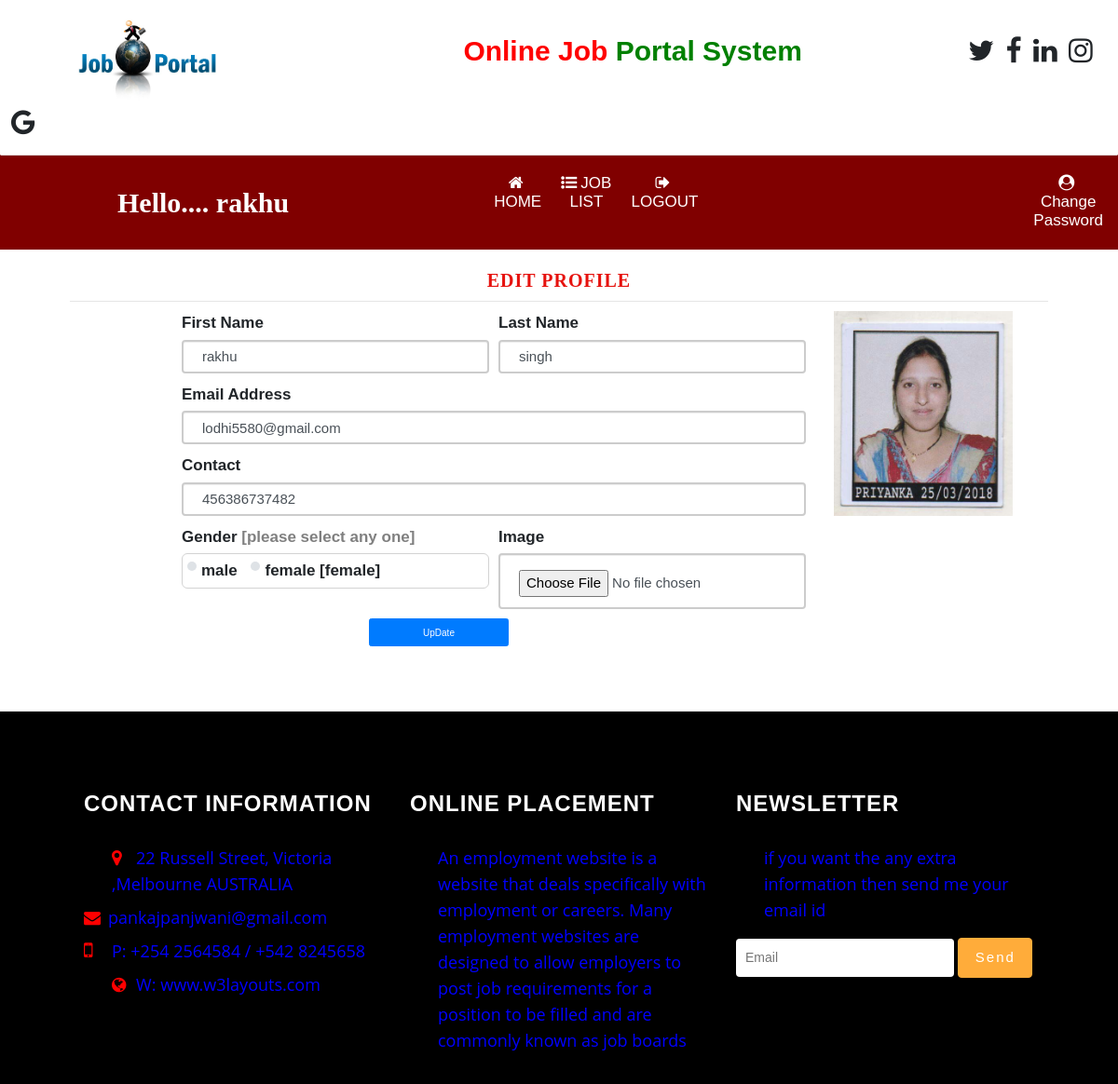
Page /useredit_profile/ (signed in) on the committed database.
### jobportal/models.py (models this page shows, shortened)
class SignupUser(models.Model):
    user = models.ForeignKey(User,on_delete=models.CASCADE,null=True)
    mobile = models.IntegerField(null=True)
    image = models.FileField(null=True)
    gender= models.CharField(max_length=100,null=True)
    type=models.CharField(max_length=100,null=True)

### jobportal/views.py (the view, shortened to what this page needs)
# urls.py: path('useredit_profile/', UserEdit_profile, name="useredit_profile"),
def UserEdit_profile(request):
    if not request.user.is_authenticated:
        return redirect('login_user')
    error = False
    user=User.objects.get(id=request.user.id)
    pro = SignupUser.objects.get(user=user)
    d = {'error':error,'pro':pro}
    return render(request, 'useredit_profile.html',d)

### jobportal/templates/useredit_profile.html (shortened to what this page needs)
{% extends 'user_nav.html' %}
{% block body %}
{% load static %}
<div class="container">
    <h2 style="font-weight:bold;font-family : 'Monotype Corsiva' ; color : #E6120E ;margin-top:2%" align="center">Edit Profile</h2><hr>
<div class="container-fluid" style="margin-left:10%">
    <div class="row">
        <div class="col-md-8">
            <form method="post" action="" enctype="multipart/form-data">
    <div class="form-row">
    <div class="form-group col-md-6">
      <label for="inputEmail4">First Name</label>
      <input type="text" class="form-control" value="{{pro.user.username}}" name="uname" id="inputEmail4">
    </div>
    <div class="form-group col-md-6">
      <label for="inputPassword4">Last Name</label>
      <input type="text" class="form-control" name="lname" value="{{pro.user.last_name}}" id="inputPassword4">
    </div>
  </div>
    <div class="form-row">
    <div class="form-group col-md-12">
      <label for="inputEmail4">Email Address</label>
      <input type="email" class="form-control" name="email" value="{{pro.user.email}}" id="inputEmail4" >
    </div>
  </div>
 <div class="form-row">
    <div class="form-group col-md-12">
    <label for="exampleInputPassword1">Contact</label>
    <input type="text" class="form-control" id="exampleInputPassword1" value="{{pro.mobile}}" name="mobile">
  </div>
        </div>
<div class="form-row">
    <div class="form-group col-md-6" >
        <label for="inputEmail4">Gender <span style="color:grey"> [please select any one]</span></label><br>
        <div style="border:1px solid lightgrey;padding:5px;border-radius:6px">
      <div class="custom-control custom-radio custom-control-inline">
  <label class="custom-control-label" for="customRadioInline1">male</label>
</div>
<div class="custom-control custom-radio custom-control-inline">
  <label class="custom-control-label" for="customRadioInline2">female [{{pro.gender}}]</label>
</div>  </div>  </div>
    <div class="form-group col-md-6">
    <label for="exampleInputPassword1">Image</label>
    <input type="file" class="form-control" id="exampleInputPassword1" name="image">
  </div>
        </div>
  <button type="submit" class="btn btn-primary" style="margin-bottom:5%;width:150px;height:30px;margin-left:30%">UpDate</button>
</form>
        </div>
        <div class="col-md-4">
            <img src="{{pro.image.url}}" style="width:60%">
        </div>
    </div>
</div>
</div>
{% endblock %}

### jobportal/templates/user_nav.html (shortened to what this page needs)
<!DOCTYPE html>
<html lang="en">
<head>
    {% load static %}
    <link href="{% static 'css/font-awesome.min.css' %}" rel="stylesheet' %}" type="text/css" media="all" />
<link href="{% static 'css/bootstrap.min.css' %}" rel="stylesheet" type="text/css" media="all" />
<link href="{% static 'css/style.css' %}" rel="stylesheet" type="text/css" media="all" />
<link rel="stylesheet" href="{% static 'css/flexslider.css' %}" type="text/css" media="screen" property="" />
<link rel="stylesheet" href="https://cdnjs.cloudflare.com/ajax/libs/font-awesome/4.7.0/css/font-awesome.min.css">
     <link rel="stylesheet" href="https://maxcdn.bootstrapcdn.com/bootstrap/4.0.0/css/bootstrap.min.css">
  <link rel = stylesheet href = "//cdn.datatables.net/1.10.19/css/jquery.dataTables.min.css">
</head>
</head>
<body>
<div class="container-fluid" style="padding:1%;">
    <img src="{% static 'images/job1.png' %}" style="width:180px;margin-right:250px;margin-left:4%"><span style="padding:0px;font-weight:bold;font-size:30px">
    <span style="color:red;">Online Job</span>
     <span style="color:green">Portal System</span></h4>
    <span style="margin-left:170px"><i class="fa fa-twitter" style="margin-right:4px"></i></span>
    <span><i class="fa fa-facebook" style="margin-right:4px;"></i></span>
    <span><i class="fa fa-linkedin" style="margin-right:4px"></i></span>
    <span><i class="fa fa-instagram" style="margin-right:4px"></i></span>
    <span><i class="fa fa-google" style="margin-right:4px"></i></span>
</div>
<nav class="navbar navbar-expand-sm" style="background-color:maroon">
  <a class="navbar-brand" href="#" style="color:white;font-family:'Monotype Corsiva';font-size:30px;font-weight:bold;margin-left:100px;margin-right:0">
 Hello.... {{request.user.username}}</a>
  <ul class="navbar-nav">
    <li class="nav-item">
      <a class="nav-link" href="{% url 'user_home'  %}" style="color:white;margin-left:200px">
      <i class="fa fa-home" style="margin-right:4px"></i>HOME</a>
    </li>
  <li class="nav-item">
      <a class="nav-link" href="{% url 'userlatest_job'  %}" style="color:white;margin-left:10px">
      <i class="fa fa-list-ul" style="margin-right:4px"></i>JOB LIST </a>
    </li>
 <li class="nav-item">
      <a class="nav-link" href="{% url 'logout_user' %}" style="color:white;margin-left:10px">
      <i class="fa fa-sign-out" style="margin-right:4px"></i>LOGOUT</a>
    </li>
<li class="nav-item">
      <a class="nav-link" href="{% url 'change_password' %}" style="color:white;margin-left:350px">
      <i class="fa fa-user-circle" style="margin-right:4px"></i>Change Password</a>
    </li>
    </ul>
</nav>
{% block body %}
{% endblock %}
	<div class="footer-agile-info" style="background-color:black;width:100%;height:400px">
		<div class="container">
			<div class="col-md-4 w3layouts-footer">
				<h3>Contact Information</h3>
					<p style="color:blue;font-size:18px;margin-left:30px"><span style="color:red"><i class="fa fa-map-marker" aria-hidden="true"></i></span>22 Russell Street, Victoria ,Melbourne AUSTRALIA </p>
					<p style="color:blue;font-size:18px"><span style="color:red"><i class="fa fa-envelope" aria-hidden="true"></i></span>pankajpanjwani@gmail.com</a> </p>
					<p style="color:blue;font-size:18px"><span style="color:red;width:20px"><i class="fa fa-mobile" aria-hidden="true"></i></span>P: +254 2564584 / +542 8245658 </p>
					<p style="color:blue;font-size:18px;margin-left:30px"><span style="color:red"><i class="fa fa-globe" aria-hidden="true"></i></span>W: www.w3layouts.com</a></p>
			</div>
			<div class="col-md-4 wthree-footer">
				<h3>Online Placement</h3>
				<p style="color:blue;font-size:18px;margin-left:30px">An employment website is a website that deals specifically with employment or careers. Many employment websites are designed to allow employers to post job requirements for a position to be filled and are commonly known as job boards</p>
			</div>
			<div class="col-md-4 w3-agile">
				<h3>Newsletter</h3>
				<p style="color:blue;font-size:18px;margin-left:30px">if you want the any extra information then send me your email id</p>
				<form action="#" method="post">
					<input type="email" name="Email" placeholder="Email" required="">
					<input type="submit" value="Send">
				</form>
			</div>
		</div>
	</div>
</body>
</html>

### jobportal/static/css/style.css (style rules this page uses)
body { padding:0; margin:0; background:#fff; font-family: 'Roboto Condensed', sans-serif; }
a { text-decoration:none; }
body a { transition:0.5s all; -webkit-transition:0.5s all; -moz-transition:0.5s all; -o-transition:0.5s all; -ms-transition:0.5s all; font-weight:400; }
input[type="button"],input[type="submit"] { transition:0.5s all; -webkit-transition:0.5s all; -moz-transition:0.5s all; -o-transition:0.5s all; -ms-transition:0.5s all; }
h1,h2,h3,h4,h5,h6 { margin:0; font-weight:400; transition:0.5s all; -webkit-transition:0.5s all; -moz-transition:0.5s all; -o-transition:0.5s all; -ms-transition:0.5s all; }
p { margin:0; font-family: 'Open Sans', sans-serif; }
ul { margin:0; padding:0; }
label { margin:0; }
.navbar { margin-bottom: 0; }
.navbar-nav { float: none; text-align: center; }
.navbar-nav>li { display: inline-block; float: none; }
.navbar { border-radius: 0px; -webkit-border-radius: 0px; -moz-border-radius: 0px; -ms-border-radius: 0px; -o-border-radius: 0px; border-top: 1px solid #e1e1e1; }
.footer-agile-info { padding: 5em 0; background: #212121; }
.footer-agile-info h3,h2 { font-size: 24px; color: #fff; text-transform: uppercase; font-weight: 600; letter-spacing: 1px; margin-bottom: 30px; }
.footer-agile-info p { font-size: 14px; color: #bebebe; line-height: 28px; margin: 8px 0; }
.w3-agile input[type="email"] { outline: none; padding: 10px; width: 73%; background: #fff; border: none; font-size: 14px; color: #212121; }
.w3-agile input[type="submit"] { outline: none; padding: 9px 0; width: 25%; background: #FFAC3A; border: none; font-size: 15px; letter-spacing: 2px; color: #fff; border: 1px solid #FFAC3A; }
.footer-agile-info span { display: inline-block; margin-right: 10px; color: #fff; width: 16px; text-align: left; }
.footer-agile-info i.fa.fa-globe { font-size: 18px; }
.footer-agile-info i.fa.fa-mobile { font-size: 22px; }
.footer-agile-info i.fa.fa-map-marker { font-size: 19px; }

### jobportal/templates/user_nav.html (style rules this page uses)
* { box-sizing: border-box; }
input[type=text],[type=email],[type=password],[type=select],[type=date] { width: 100%; font-size:15px; padding: 16px 20px; margin: 8px opx; display: inline-block; border: 2px solid #ccc; border-radius: 4px; box-sizing: border-box; }
input[type=file] { width: 100%; height:60px; font-size:15px; padding: 16px 20px; margin: 8px opx; display: inline-block; border: 2px solid #ccc; border-radius: 4px; box-sizing: border-box; }
input[type=submit] { width: 100%; background-color: darkcyan; color: white; padding: 14px 20px; margin: 8px 0; border: none; border-radius: 4px; cursor: pointer; }
body { font-family: Arial; font-size: 17px; }
.container { position: relative; max-width: 90%; margin: 0 auto; margin-bottom:3% }
.container img { vertical-align: middle; }

### rows in the picture
SignupUser: uname "rakhu", lname "singh", email "lodhi5580@gmail.com", mobile "456386737482", gender "female", image (picture)

### other values in the picture
{{ request.user.username }} "rakhu"
